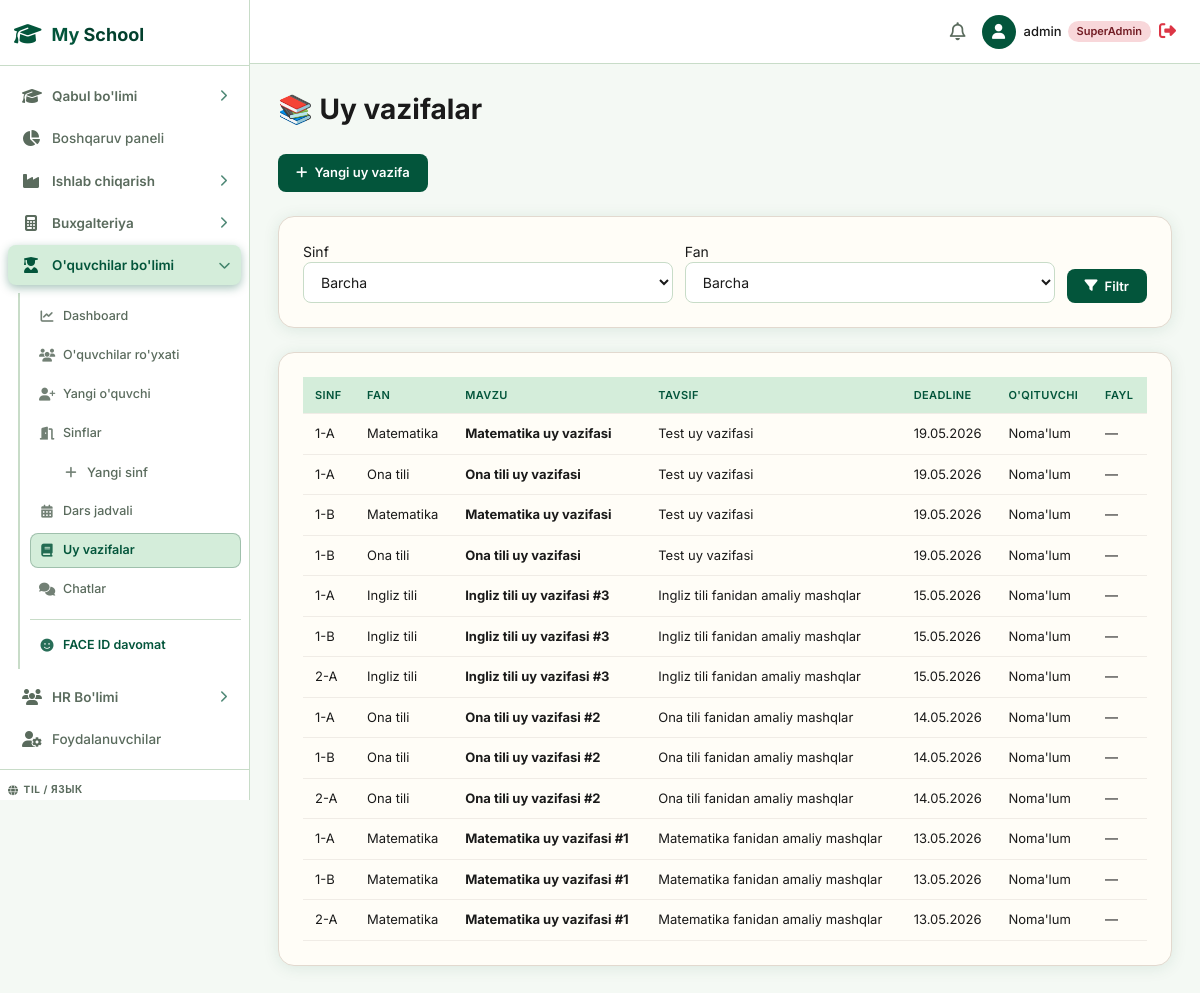
The page /students/homework/ (signed in) on the database its author committed.
### students/models.py (models this page shows, shortened)
class Homework(models.Model):
    classroom = models.ForeignKey(Classroom, on_delete=models.CASCADE, related_name='homeworks')
    subject = models.ForeignKey(Subject, on_delete=models.CASCADE)
    teacher = models.ForeignKey(User, null=True, on_delete=models.SET_NULL)
    title = models.CharField(max_length=200)
    description = models.TextField(blank=True)
    due_date = models.DateField()
    created_at = models.DateTimeField(auto_now_add=True)
    file = models.FileField(upload_to='students/homework/', null=True, blank=True)
    students = models.ManyToManyField(Student, blank=True, related_name='assigned_homeworks',
                                       help_text="Bo'sh qoldirilsa, butun sinfga biriktiriladi")
    class Meta:
        ordering = ['-due_date']

class Classroom(models.Model):
    name = models.CharField(max_length=100)  # e.g. "5-A"
    grade = models.ForeignKey(Grade, on_delete=models.PROTECT, related_name='classrooms')
    academic_year = models.ForeignKey(AcademicYear, on_delete=models.PROTECT, related_name='classrooms')
    homeroom_teacher = models.ForeignKey(User, null=True, blank=True, on_delete=models.SET_NULL, related_name='homeroom_classes')
    capacity = models.IntegerField(default=30)
    class Meta:
        ordering = ['grade__sort_order', 'name']
        unique_together = ['name', 'academic_year']

class Subject(models.Model):
    name = models.CharField(max_length=100, unique=True)
    code = models.CharField(max_length=20, blank=True)

### students/views.py (the view)
# urls.py: path('homework/', views.homework_list, name='students_homework_list'),
@login_required
@students_required
def homework_list(request):
    classroom_filter = request.GET.get('classroom')
    subject_filter = request.GET.get('subject')
    homeworks = Homework.objects.select_related('classroom', 'subject', 'teacher').all()
    if classroom_filter:
        homeworks = homeworks.filter(classroom_id=classroom_filter)
    if subject_filter:
        homeworks = homeworks.filter(subject_id=subject_filter)
    classrooms = Classroom.objects.all()
    subjects = Subject.objects.all()
    context = {
        'homeworks': homeworks,
        'classrooms': classrooms,
        'subjects': subjects,
        'page_title': 'Uy vazifalar',
    }
    return render(request, 'students/homework_list.html', context)

### students/views.py (called while the page is built)
def _is_students_staff(user):
    if user.is_superuser:
        return True
    return user.groups.filter(name__in=['students_agent', 'students_manager', 'enrollment_agent', 'enrollment_manager']).exists()

### templates/students/homework_list.html (shortened to what this page needs)
{% extends 'base.html' %}
{% block content %}
<h1 style="font-size:28px;margin-bottom:24px;">📚 Uy vazifalar</h1>
<div style="margin-bottom:24px;">
  <a href="{% url 'students_homework_create' %}" class="btn btn-primary"><i class="fa-solid fa-plus"></i> Yangi uy vazifa</a>
</div>
<div class="card" style="background:#fffdf7;border:1px solid #e2d9cf;border-radius:16px;padding:24px;margin-bottom:24px;">
  <form method="get" style="display:grid;grid-template-columns:1fr 1fr auto;gap:12px;align-items:end;">
    <div>
      <label>Sinf</label>
      <select name="classroom" class="form-control">
        <option value="">Barcha</option>
      </select>
    </div>
    <div>
      <label>Fan</label>
      <select name="subject" class="form-control">
        <option value="">Barcha</option>
      </select>
    </div>
    <button type="submit" class="btn btn-primary"><i class="fa-solid fa-filter"></i> Filtr</button>
  </form>
</div>
<div class="card" style="background:#fffdf7;border:1px solid #e2d9cf;border-radius:16px;padding:24px;">
  {% if homeworks %}
  <table class="data-table" style="width:100%;">
    <thead>
      <tr>
        <th>Sinf</th>
        <th>Fan</th>
        <th>Mavzu</th>
        <th>Tavsif</th>
        <th>Deadline</th>
        <th>O'qituvchi</th>
        <th>Fayl</th>
      </tr>
    </thead>
    <tbody>
      {% for h in homeworks %}
      <tr>
        <td>{{ h.classroom.name }}</td>
        <td>{{ h.subject.name }}</td>
        <td><strong>{{ h.title }}</strong></td>
        <td>{{ h.description|truncatewords:10 }}</td>
        <td>{{ h.due_date|date:"d.m.Y" }}</td>
        <td>{% if h.teacher %}{{ h.teacher.get_full_name|default:h.teacher.username }}{% else %}Noma'lum{% endif %}</td>
        <td>
          {% if h.file %}
          <a href="{{ h.file.url }}" target="_blank"><i class="fa-solid fa-download"></i></a>
          {% else %}—{% endif %}
        </td>
      </tr>
      {% endfor %}
    </tbody>
  </table>
  {% else %}
  <p style="color:#888;">Uy vazifalar yo'q.</p>
  {% endif %}
</div>
{% endblock %}

### templates/base.html (shortened to what this page needs)
{% load static %}
<!DOCTYPE html>
<html lang="uz">
<head>
    <link rel="stylesheet" href="https://cdnjs.cloudflare.com/ajax/libs/font-awesome/6.4.0/css/all.min.css">
    <link rel="stylesheet" href="{% static 'css/style.css' %}?v=5">
</head>
<body>
    <div class="app-container">
        <aside class="sidebar" id="appSidebar">
            <div class="sidebar-header">
                <div class="logo-icon"><i class="fa-solid fa-graduation-cap"></i></div>
                <h2>My <span class="highlight">School</span></h2>
            </div>
            <ul class="nav-links">
                {% if is_superadmin or is_enrollment or is_callcentre %}
                <li class="nav-group">
                    <div class="nav-group__head {% if '/enrollment/' in request.path %}active{% endif %}" onclick="toggleSubMenu(this)">
                        <span style="display:flex;align-items:center;gap:12px;">
                            <i class="fa-solid fa-graduation-cap icon-left"></i>
                            <span>Qabul bo'limi</span>
                        </span>
                        <i class="fa-solid fa-chevron-right arrow"></i>
                    </div>
                </li>
                {% endif %}
                {% if is_superadmin %}
                <li>
                    <a href="/" class="{% if request.path == '/' %}active{% endif %}">
                        <i class="fa-solid fa-chart-pie"></i>
                        <span>Boshqaruv paneli</span>
                    </a>
                </li>
                <li class="nav-group">
                    <div class="nav-group__head {% if '/production/' in request.path %}active{% endif %}" onclick="toggleSubMenu(this)">
                        <span style="display:flex;align-items:center;gap:12px;">
                            <i class="fa-solid fa-industry icon-left"></i>
                            <span>Ishlab chiqarish</span>
                        </span>
                        <i class="fa-solid fa-chevron-right arrow"></i>
                    </div>
                </li>
                <li class="nav-group">
                    <div class="nav-group__head {% if '/accounting/' in request.path %}active{% endif %}" onclick="toggleSubMenu(this)">
                        <span style="display:flex;align-items:center;gap:12px;">
                            <i class="fa-solid fa-calculator icon-left"></i>
                            <span>Buxgalteriya</span>
                        </span>
                        <i class="fa-solid fa-chevron-right arrow"></i>
                    </div>
                </li>
                <li class="nav-group">
                    <div class="nav-group__head {% if '/students/' in request.path %}active{% endif %}" onclick="toggleSubMenu(this)">
                        <span style="display:flex;align-items:center;gap:12px;">
                            <i class="fa-solid fa-user-graduate icon-left"></i>
                            <span>O'quvchilar bo'limi</span>
                        </span>
                        <i class="fa-solid fa-chevron-right arrow"></i>
                    </div>
                    <ul class="nav-sub {% if '/students/' in request.path %}open{% endif %}">
                        <li><a href="/students/" class="{% if request.path == '/students/' %}active{% endif %}"><i class="fa-solid fa-chart-line"></i><span>Dashboard</span></a></li>
                        <li><a href="/students/list/" class="{% if '/students/list' in request.path %}active{% endif %}"><i class="fa-solid fa-users"></i><span>O'quvchilar ro'yxati</span></a></li>
                        <li><a href="/students/new/" class="{% if '/students/create' in request.path %}active{% endif %}"><i class="fa-solid fa-user-plus"></i><span>Yangi o'quvchi</span></a></li>
                        <li><a href="/students/classrooms/" class="{% if '/students/classrooms' in request.path %}active{% endif %}"><i class="fa-solid fa-door-open"></i><span>Sinflar</span></a></li>
                        <li><a href="/students/classrooms/new/" class="" style="padding-left:32px;font-size:13px;"><i class="fa-solid fa-plus"></i><span>Yangi sinf</span></a></li>
                        <li><a href="/students/schedule/" class="{% if '/students/schedule' in request.path %}active{% endif %}"><i class="fa-solid fa-calendar-days"></i><span>Dars jadvali</span></a></li>
                        <li><a href="/students/homework/" class="{% if '/students/homework/list' in request.path %}active{% endif %}"><i class="fa-solid fa-book"></i><span>Uy vazifalar</span></a></li>
                        <li><a href="/students/chat/" class="{% if '/students/chat/list' in request.path %}active{% endif %}"><i class="fa-solid fa-comments"></i><span>Chatlar</span></a></li>
                        <li style="margin-top:8px;padding-top:8px;border-top:1px solid var(--border);">
                            <a href="/faceid/students/" class="{% if '/faceid/students' in request.path %}active{% endif %}" style="color:var(--primary);font-weight:600;">
                                <i class="fa-solid fa-face-smile" style="color:var(--primary);"></i><span>FACE ID davomat</span>
                            </a>
                        </li>
                    </ul>
                </li>
                <li class="nav-group">
                    <div class="nav-group__head {% if '/hr/' in request.path %}active{% endif %}" onclick="toggleSubMenu(this)">
                        <span style="display:flex;align-items:center;gap:12px;">
                            <i class="fa-solid fa-users icon-left"></i>
                            <span>HR Bo'limi</span>
                        </span>
                        <i class="fa-solid fa-chevron-right arrow"></i>
                    </div>
                </li>
                <li>
                    <a href="/admin-users/" class="{% if '/admin-users/' in request.path %}active{% endif %}">
                        <i class="fa-solid fa-user-gear"></i>
                        <span>Foydalanuvchilar</span>
                    </a>
                </li>
                {% endif %}
            </ul>
            <div class="sidebar-footer">
                <div class="lang-label"><i class="fa-solid fa-globe"></i> <span>Til / Язык</span></div>
            </div>
        </aside>
        <main class="main-content">
            <header class="topbar">
                <div class="topbar-actions">
                    <button class="icon-btn"><i class="fa-regular fa-bell"></i></button>
                    <div class="user-profile">
                        <div class="avatar"><i class="fa-solid fa-user"></i></div>
                        <span class="user-name">
                            {{ request.user.username }}
                            {% if is_superadmin %}<span class="badge badge-danger" style="font-size:11px;">SuperAdmin</span>
                            {% elif user_branch %}<span class="badge badge-info" style="font-size:11px;">{{ user_branch.name }}</span>
                            {% elif request.user.groups.all.0 %}<span class="badge badge-warning" style="font-size:11px;">{{ request.user.groups.all.0.name }}</span>
                            {% endif %}
                        </span>
                        <a href="/logout/" style="color:#dc3545;font-size:17px;" title="Chiqish">
                            <i class="fa-solid fa-right-from-bracket"></i>
                        </a>
                    </div>
                </div>
            </header>
            <div class="content-wrapper">
                {% block content %}{% endblock %}
            </div>
        </main>
    </div>
</body>
</html>

### templates/base.html (style rules this page uses)
body { top: 0 !important; }

### rows shown on the page
Homework: classroom.name "1-A", subject.name "Matematika", title "Matematika uy vazifasi", description "Test uy vazifasi", due_date "19.05.2026", shows "Noma'lum"
Homework: classroom.name "1-A", subject.name "Ona tili", title "Ona tili uy vazifasi", description "Test uy vazifasi", due_date "19.05.2026", shows "Noma'lum"
Homework: classroom.name "1-B", subject.name "Matematika", title "Matematika uy vazifasi", description "Test uy vazifasi", due_date "19.05.2026", shows "Noma'lum"
Homework: classroom.name "1-B", subject.name "Ona tili", title "Ona tili uy vazifasi", description "Test uy vazifasi", due_date "19.05.2026", shows "Noma'lum"
Homework: classroom.name "1-A", subject.name "Ingliz tili", title "Ingliz tili uy vazifasi #3", description "Ingliz tili fanidan amaliy mashqlar", due_date "15.05.2026", shows "Noma'lum"
Homework: classroom.name "1-B", subject.name "Ingliz tili", title "Ingliz tili uy vazifasi #3", description "Ingliz tili fanidan amaliy mashqlar", due_date "15.05.2026", shows "Noma'lum"
Homework: classroom.name "2-A", subject.name "Ingliz tili", title "Ingliz tili uy vazifasi #3", description "Ingliz tili fanidan amaliy mashqlar", due_date "15.05.2026", shows "Noma'lum"
Homework: classroom.name "1-A", subject.name "Ona tili", title "Ona tili uy vazifasi #2", description "Ona tili fanidan amaliy mashqlar", due_date "14.05.2026", shows "Noma'lum"
Homework: classroom.name "1-B", subject.name "Ona tili", title "Ona tili uy vazifasi #2", description "Ona tili fanidan amaliy mashqlar", due_date "14.05.2026", shows "Noma'lum"
Homework: classroom.name "2-A", subject.name "Ona tili", title "Ona tili uy vazifasi #2", description "Ona tili fanidan amaliy mashqlar", due_date "14.05.2026", shows "Noma'lum"
Homework: classroom.name "1-A", subject.name "Matematika", title "Matematika uy vazifasi #1", description "Matematika fanidan amaliy mashqlar", due_date "13.05.2026", shows "Noma'lum"
Homework: classroom.name "1-B", subject.name "Matematika", title "Matematika uy vazifasi #1", description "Matematika fanidan amaliy mashqlar", due_date "13.05.2026", shows "Noma'lum"
Homework: classroom.name "2-A", subject.name "Matematika", title "Matematika uy vazifasi #1", description "Matematika fanidan amaliy mashqlar", due_date "13.05.2026", shows "Noma'lum"

### other values the page prints
{{ request.user.username }} "admin"
